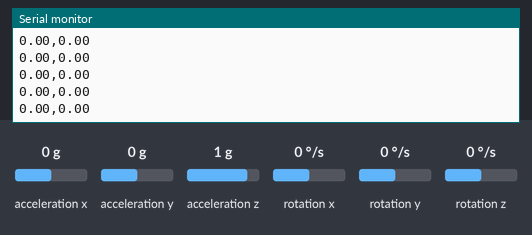
Bench run of a sketch on a simulated Arduino Uno, built with avr-gcc and run on an emulated ATmega328P. Shown: the last lines printed to the serial monitor. The test bench sets the inputs (shaded band); at power-on: acceleration x 0 g, acceleration y 0 g, rotation z 0 °/s, acceleration z 1 g, rotation x 0 °/s, rotation y 0 °/s.

Above: at 1.2 s.
1.3 s: acceleration x set to -1.4 g
At 2.1 s:
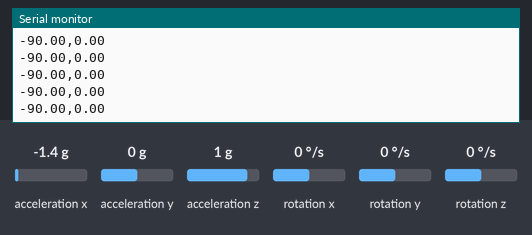
2.8 s: acceleration y set to -1.4 g
At 3.7 s:
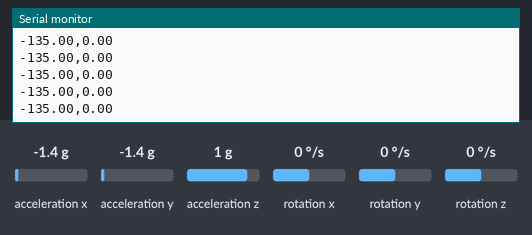
4.3 s: rotation z set to -192 °/s
At 4.8 s:
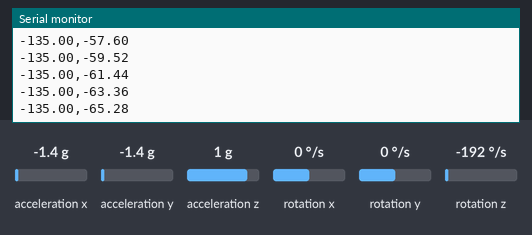
5.8 s: rotation z set to 100 °/s
At 6.8 s:
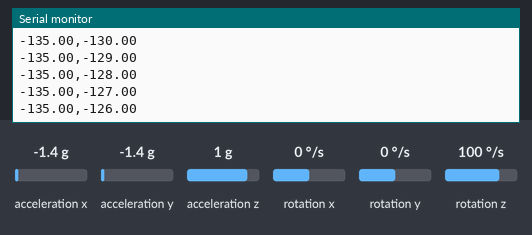
Timing chart, 0 to 8.8 s (numbered marks = the images above; inputs shaded):
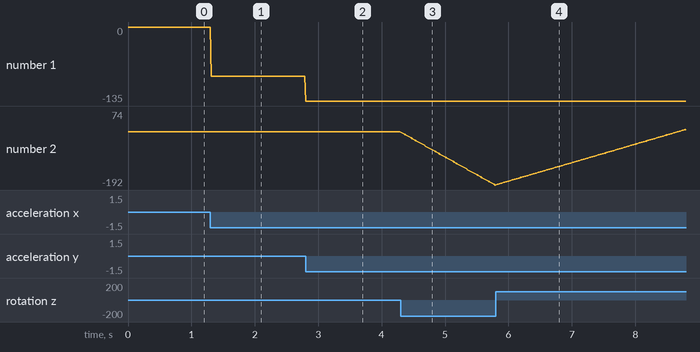

The sketch:

IMU_I2C_6050_base_v2.ino
```cpp
// Calcul basique des angles pour le capteur MPU 6050
// utilisation de la bibliothèque MPU6050

#include "Wire.h"             // Arduino Wire library
#include "I2Cdev.h"           //Installer ces 2 librairies
#include "MPU6050.h"

MPU6050 accelgyro;

int16_t ax, ay, az;                                              //mesures brutes
int16_t gx, gy, gz;
float angle_gyro=0;
float angle_accelero=0;


void setup() {
  Wire.begin();                                                   //I2C bus
  Serial.begin(115200);
  while (!Serial) {;}
  accelgyro.initialize();                                         // initialize device
}

void loop() {
  accelgyro.getMotion6(&ax, &ay, &az, &gx, &gy, &gz);
  angle_gyro=angle_gyro+float(gz)*0.01/131;                       // 131 cf doc MPU6050 et 0.01=dt en s
  angle_accelero= atan2((double)ax,(double)ay )*180/PI;           // 180/PI permet d'avoir la valeur en °
  Serial.print(angle_accelero);
  Serial.print(",");
  Serial.println(angle_gyro);
  delay(10);
}
```

Measured:
- after the input at 1.3 s, the serial monitor: prints a new line at once (image 1)
- after the input at 2.8 s, the serial monitor: prints a new line at once (image 2)
- after the input at 4.3 s, the serial monitor: prints a new line at once (image 3)
- plotted number 1: 0 → -90 after the input at 1.3 s, -90 → -135 after the input at 2.8 s
- plotted number 2: 0 → -192 after the input at 4.3 s
